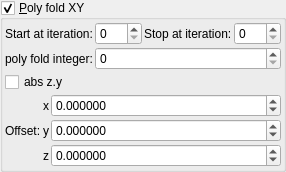
    <widget class="MyGroupBox" name="groupCheck_transf_function_enabledP_false">
     <property name="title">
      <string>&amp;Poly fold XY</string>
     </property>
     <property name="checkable">
      <bool>true</bool>
     </property>
     <layout class="QVBoxLayout" name="verticalLayout_17" stretch="0,0,0">
      <property name="spacing">
       <number>2</number>
      </property>
      <property name="leftMargin">
       <number>2</number>
      </property>
      <property name="topMargin">
       <number>2</number>
      </property>
      <property name="rightMargin">
       <number>2</number>
      </property>
      <property name="bottomMargin">
       <number>2</number>
      </property>
      <item>
       <layout class="QHBoxLayout" name="horizontalLayout_7" stretch="0,0,0,0">
        <property name="topMargin">
         <number>0</number>
        </property>
        <item>
         <widget class="QLabel" name="label_263">
          <property name="text">
           <string>Start at iteration:</string>
          </property>
         </widget>
        </item>
        <item>
         <widget class="MySpinBox" name="spinboxInt_transf_start_iterations_P">
          <property name="sizePolicy">
           <sizepolicy hsizetype="Minimum" vsizetype="Maximum">
            <horstretch>0</horstretch>
            <verstretch>0</verstretch>
           </sizepolicy>
          </property>
          <property name="maximum">
           <number>999</number>
          </property>
         </widget>
        </item>
        <item>
         <widget class="QLabel" name="label_266">
          <property name="text">
           <string>Stop at iteration:</string>
          </property>
         </widget>
        </item>
        <item>
         <widget class="MySpinBox" name="spinboxInt_transf_stop_iterations_P1">
          <property name="sizePolicy">
           <sizepolicy hsizetype="Minimum" vsizetype="Maximum">
            <horstretch>0</horstretch>
            <verstretch>0</verstretch>
           </sizepolicy>
          </property>
          <property name="maximum">
           <number>999</number>
          </property>
         </widget>
        </item>
       </layout>
      </item>
      <item>
       <layout class="QGridLayout" name="gridLayout_36" columnstretch="0,1">
        <property name="spacing">
         <number>2</number>
        </property>
        <item row="1" column="1">
         <widget class="MySpinBox" name="spinboxInt_transf_int8_Y">
          <property name="enabled">
           <bool>true</bool>
          </property>
          <property name="sizePolicy">
           <sizepolicy hsizetype="Minimum" vsizetype="Maximum">
            <horstretch>0</horstretch>
            <verstretch>0</verstretch>
           </sizepolicy>
          </property>
          <property name="maximum">
           <number>999</number>
          </property>
         </widget>
        </item>
        <item row="2" column="0">
         <widget class="MyCheckBox" name="checkBox_transf_function_enabledCy">
          <property name="text">
           <string notr="true">abs z.y</string>
          </property>
         </widget>
        </item>
        <item row="1" column="0">
         <widget class="QLabel" name="label_148">
          <property name="text">
           <string>poly fold integer:</string>
          </property>
         </widget>
        </item>
       </layout>
      </item>
      <item>
       <layout class="QGridLayout" name="gridLayout_39" columnstretch="0,0,1">
        <property name="spacing">
         <number>2</number>
        </property>
        <item row="1" column="1">
         <widget class="QLabel" name="label_141">
          <property name="text">
           <string notr="true">y</string>
          </property>
         </widget>
        </item>
        <item row="0" column="1">
         <widget class="QLabel" name="label_142">
          <property name="text">
           <string notr="true">x</string>
          </property>
         </widget>
        </item>
        <item row="2" column="1">
         <widget class="QLabel" name="label_143">
          <property name="text">
           <string notr="true">z</string>
          </property>
         </widget>
        </item>
        <item row="0" column="0" rowspan="3">
         <widget class="QLabel" name="label_270">
          <property name="text">
           <string>Offset:</string>
          </property>
         </widget>
        </item>
        <item row="0" column="2">
         <widget class="MyDoubleSpinBox" name="spinbox3_transf_offsetF_000_x">
          <property name="sizePolicy">
           <sizepolicy hsizetype="Minimum" vsizetype="Maximum">
            <horstretch>0</horstretch>
            <verstretch>0</verstretch>
           </sizepolicy>
          </property>
          <property name="font">
           <font>
            <weight>50</weight>
            <bold>false</bold>
           </font>
          </property>
          <property name="prefix">
           <string/>
          </property>
          <property name="suffix">
           <string/>
          </property>
          <property name="decimals">
           <number>6</number>
          </property>
          <property name="minimum">
           <double>-99.989999999999995</double>
          </property>
          <property name="maximum">
           <double>99.989999999999995</double>
          </property>
          <property name="singleStep">
           <double>0.100000000000000</double>
          </property>
         </widget>
        </item>
        <item row="1" column="2">
         <widget class="MyDoubleSpinBox" name="spinbox3_transf_offsetF_000_y">
          <property name="sizePolicy">
           <sizepolicy hsizetype="Minimum" vsizetype="Maximum">
            <horstretch>0</horstretch>
            <verstretch>0</verstretch>
           </sizepolicy>
          </property>
          <property name="font">
           <font>
            <weight>50</weight>
            <bold>false</bold>
           </font>
          </property>
          <property name="prefix">
           <string/>
          </property>
          <property name="suffix">
           <string/>
          </property>
          <property name="decimals">
           <number>6</number>
          </property>
          <property name="minimum">
           <double>-99.989999999999995</double>
          </property>
          <property name="maximum">
           <double>99.989999999999995</double>
          </property>
          <property name="singleStep">
           <double>0.100000000000000</double>
          </property>
         </widget>
        </item>
        <item row="2" column="2">
         <widget class="MyDoubleSpinBox" name="spinbox3_transf_offsetF_000_z">
          <property name="sizePolicy">
           <sizepolicy hsizetype="Minimum" vsizetype="Maximum">
            <horstretch>0</horstretch>
            <verstretch>0</verstretch>
           </sizepolicy>
          </property>
          <property name="font">
           <font>
            <weight>50</weight>
            <bold>false</bold>
           </font>
          </property>
          <property name="prefix">
           <string/>
          </property>
          <property name="suffix">
           <string/>
          </property>
          <property name="decimals">
           <number>6</number>
          </property>
          <property name="minimum">
           <double>-99.989999999999995</double>
          </property>
          <property name="maximum">
           <double>99.989999999999995</double>
          </property>
          <property name="singleStep">
           <double>0.100000000000000</double>
          </property>
         </widget>
        </item>
       </layout>
      </item>
     </layout>
    </widget>
